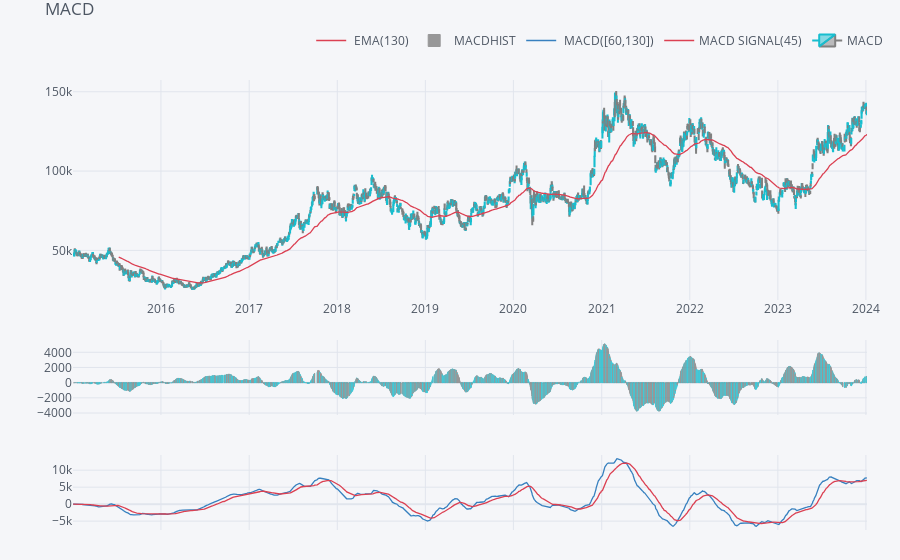

This figure's notebook cell:
### Code cell
qplot.add_ema(periods=130, column='Close', color='red')
qplot.add_volume(column='MACDHIST', name='MACD-HIST')
qplot.add_macd(60,130,45)
qplot.iplot()

### Figure 1 — Plotly figure (JSON) as saved in the notebook; plotly's stock layout.template omitted (floating-point values rounded to 4 significant figures; data arrays with more than 128 entries replaced by an {"elided": "..."} marker saying what was removed)
{"data": [{"line": {"color": "rgba(219, 64, 82, 1.0)", "dash": "solid", "shape": "linear", "width": 1.3}, "mode": "lines", "name": " EMA(130)", "text": "", "x": {"elided": "2218 str values"}, "y": {"elided": "2218 mixed values"}, "yaxis": "y2", "type": "scatter"}, {"marker": {"color": {"elided": "2218 str values"}, "line": {"color": {"elided": "2218 str values"}, "width": 1}}, "name": "MACDHIST", "opacity": 0.8, "orientation": "v", "text": "", "x": {"elided": "2218 str values"}, "y": {"elided": "2218 float values"}, "yaxis": "y3", "type": "bar"}, {"line": {"color": "rgba(55, 128, 191, 1.0)", "dash": "solid", "shape": "linear", "width": 1.3}, "mode": "lines", "name": " MACD([60,130])", "text": "", "x": {"elided": "2218 str values"}, "y": {"elided": "2218 float values"}, "yaxis": "y4", "type": "scatter"}, {"line": {"color": "rgba(219, 64, 82, 1.0)", "dash": "solid", "shape": "linear", "width": 1.3}, "mode": "lines", "name": "MACD SIGNAL(45)", "text": "", "x": {"elided": "2218 str values"}, "y": {"elided": "2218 float values"}, "yaxis": "y4", "type": "scatter"}, {"close": {"elided": "2218 int values"}, "decreasing": {"line": {"color": "#808080"}}, "high": {"elided": "2218 int values"}, "increasing": {"line": {"color": "#17BECF"}}, "low": {"elided": "2218 int values"}, "name": "MACD", "open": {"elided": "2218 int values"}, "showlegend": true, "x": {"elided": "2218 str values"}, "yaxis": "y2", "type": "candlestick"}], "layout": {"legend": {"bgcolor": "#F5F6F9", "font": {"color": "#4D5663"}, "orientation": "h", "x": 0.3, "y": 0.95, "yanchor": "bottom"}, "margin": {"b": 30, "l": 30, "r": 30, "t": 30}, "paper_bgcolor": "#F5F6F9", "plot_bgcolor": "#F5F6F9", "showlegend": true, "title": {"font": {"color": "#4D5663"}, "text": "MACD"}, "xaxis": {"anchor": "y2", "gridcolor": "#E1E5ED", "rangeselector": {"bgcolor": "rgba(150, 200, 250, 1)", "buttons": [{"count": 1, "label": "1m", "step": "month", "stepmode": "backward"}, {"count": 1, "label": "1y", "step": "year", "stepmode": "backward"}], "font": {"size": 13}, "visible": false, "x": 0, "y": 0.9}, "rangeslider": {"visible": false}, "showgrid": true, "tickfont": {"color": "#4D5663"}, "title": {"font": {"color": "#4D5663"}, "text": ""}, "zerolinecolor": "#E1E5ED"}, "yaxis": {"gridcolor": "#E1E5ED", "showgrid": true, "showticklabels": false, "tickfont": {"color": "#4D5663"}, "title": {"font": {"color": "#4D5663"}, "text": ""}, "zerolinecolor": "#E1E5ED"}, "yaxis2": {"domain": [0.46, 0.9], "gridcolor": "#E1E5ED", "showgrid": true, "tickfont": {"color": "#4D5663"}, "title": {"font": {"color": "#4D5663"}, "text": ""}, "zerolinecolor": "#E1E5ED"}, "yaxis3": {"domain": [0.23, 0.38], "gridcolor": "#E1E5ED", "showgrid": true, "tickfont": {"color": "#4D5663"}, "title": {"font": {"color": "#4D5663"}, "text": ""}, "zerolinecolor": "#E1E5ED"}, "yaxis4": {"domain": [0, 0.15], "gridcolor": "#E1E5ED", "showgrid": true, "tickfont": {"color": "#4D5663"}, "title": {"font": {"color": "#4D5663"}, "text": ""}, "zerolinecolor": "#E1E5ED"}}}
